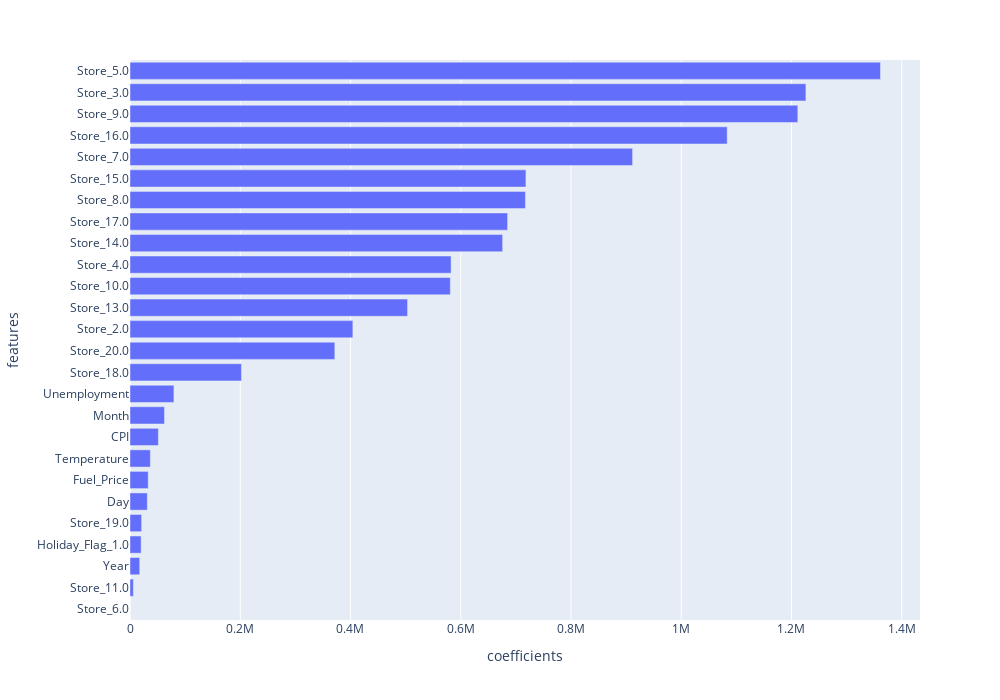

Notebook source saved alongside this figure:
### Code cell
lasso = Lasso()

params = {
    "alpha": [i for i in range(100, 1000, 25)]
}

gridsearch_lasso = GridSearchCV(lasso, param_grid=params, cv=10)
gridsearch_lasso.fit(X_train, y_train)

data_comparaison.append([
    "Lasso",
    gridsearch_lasso.best_params_,
    gridsearch_lasso.score(X_train, y_train),
    gridsearch_lasso.score(X_test, y_test),
    gridsearch_lasso.cv_results_["mean_test_score"][gridsearch_lasso.best_index_],
    gridsearch_lasso.cv_results_["std_test_score"][gridsearch_lasso.best_index_]
])

_, fig = create_features_importance_df_fig(preprocessor, gridsearch_lasso.best_estimator_.coef_)
fig.show()

### Figure 1 — Plotly figure (JSON) as saved in the notebook; plotly's stock layout.template omitted (floating-point values rounded to 4 significant figures)
{"data": [{"alignmentgroup": "True", "hovertemplate": "coefficients=%{x}<br>features=%{y}<extra></extra>", "legendgroup": "", "marker": {"color": "#636efa", "pattern": {"shape": ""}}, "name": "", "offsetgroup": "", "orientation": "h", "showlegend": false, "textposition": "auto", "type": "bar", "x": [0, 6105.0, 17640.0, 20210.0, 21100.0, 31440.0, 33010.0, 36930.0, 51510.0, 62610.0, 79710.0, 202200.0, 371600.0, 404300.0, 503600.0, 581100.0, 582500.0, 676000.0, 685000.0, 717400.0, 718300.0, 911700.0, 1083000.0, 1211000.0, 1226000.0, 1361000.0], "xaxis": "x", "y": ["Store_6.0", "Store_11.0", "Year", "Holiday_Flag_1.0", "Store_19.0", "Day", "Fuel_Price", "Temperature", "CPI", "Month", "Unemployment", "Store_18.0", "Store_20.0", "Store_2.0", "Store_13.0", "Store_10.0", "Store_4.0", "Store_14.0", "Store_17.0", "Store_8.0", "Store_15.0", "Store_7.0", "Store_16.0", "Store_9.0", "Store_3.0", "Store_5.0"], "yaxis": "y"}], "layout": {"barmode": "relative", "height": 700, "legend": {"tracegroupgap": 0}, "margin": {"l": 120, "t": 60}, "showlegend": false, "width": 1000, "xaxis": {"anchor": "y", "domain": [0, 1], "title": {"text": "coefficients"}}, "yaxis": {"anchor": "x", "domain": [0, 1], "title": {"text": "features"}}}}
